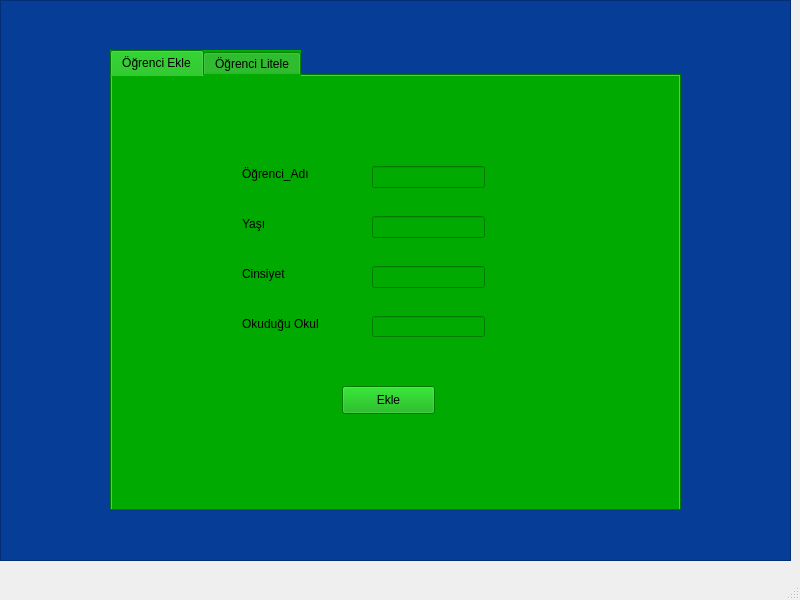
<?xml version="1.0" encoding="UTF-8"?>
<ui version="4.0">
 <class>MainWindow</class>
 <widget class="QMainWindow" name="MainWindow">
  <property name="geometry">
   <rect>
    <x>0</x>
    <y>0</y>
    <width>800</width>
    <height>600</height>
   </rect>
  </property>
  <property name="windowTitle">
   <string>MainWindow</string>
  </property>
  <widget class="QWidget" name="centralwidget">
   <widget class="QTextEdit" name="textEdit">
    <property name="geometry">
     <rect>
      <x>0</x>
      <y>0</y>
      <width>791</width>
      <height>561</height>
     </rect>
    </property>
    <property name="styleSheet">
     <string notr="true">background-color:rgb(6, 61, 150)</string>
    </property>
   </widget>
   <widget class="QTabWidget" name="tabWidget">
    <property name="geometry">
     <rect>
      <x>110</x>
      <y>50</y>
      <width>571</width>
      <height>461</height>
     </rect>
    </property>
    <property name="styleSheet">
     <string notr="true">background-color: rgb(0, 170, 0);</string>
    </property>
    <property name="currentIndex">
     <number>0</number>
    </property>
    <widget class="QWidget" name="tab_3">
     <attribute name="title">
      <string>Öğrenci Ekle</string>
     </attribute>
     <widget class="QLabel" name="label">
      <property name="geometry">
       <rect>
        <x>130</x>
        <y>90</y>
        <width>91</width>
        <height>16</height>
       </rect>
      </property>
      <property name="text">
       <string>Öğrenci_Adı</string>
      </property>
     </widget>
     <widget class="QLineEdit" name="lineEdit">
      <property name="geometry">
       <rect>
        <x>260</x>
        <y>90</y>
        <width>113</width>
        <height>22</height>
       </rect>
      </property>
     </widget>
     <widget class="QLabel" name="label_4">
      <property name="geometry">
       <rect>
        <x>130</x>
        <y>240</y>
        <width>91</width>
        <height>16</height>
       </rect>
      </property>
      <property name="text">
       <string>Okuduğu Okul</string>
      </property>
     </widget>
     <widget class="QLineEdit" name="lineEdit_2">
      <property name="geometry">
       <rect>
        <x>260</x>
        <y>140</y>
        <width>113</width>
        <height>22</height>
       </rect>
      </property>
     </widget>
     <widget class="QLineEdit" name="lineEdit_4">
      <property name="geometry">
       <rect>
        <x>260</x>
        <y>190</y>
        <width>113</width>
        <height>22</height>
       </rect>
      </property>
     </widget>
     <widget class="QLineEdit" name="lineEdit_3">
      <property name="geometry">
       <rect>
        <x>260</x>
        <y>240</y>
        <width>113</width>
        <height>21</height>
       </rect>
      </property>
     </widget>
     <widget class="QPushButton" name="pushButton">
      <property name="geometry">
       <rect>
        <x>230</x>
        <y>310</y>
        <width>93</width>
        <height>28</height>
       </rect>
      </property>
      <property name="text">
       <string>Ekle</string>
      </property>
     </widget>
     <widget class="QLabel" name="label_2">
      <property name="geometry">
       <rect>
        <x>130</x>
        <y>140</y>
        <width>55</width>
        <height>16</height>
       </rect>
      </property>
      <property name="text">
       <string>Yaşı</string>
      </property>
     </widget>
     <widget class="QLabel" name="label_3">
      <property name="geometry">
       <rect>
        <x>130</x>
        <y>190</y>
        <width>55</width>
        <height>16</height>
       </rect>
      </property>
      <property name="text">
       <string>Cinsiyet</string>
      </property>
     </widget>
    </widget>
    <widget class="QWidget" name="tab_4">
     <attribute name="title">
      <string>Öğrenci Litele</string>
     </attribute>
     <widget class="QLabel" name="label_5">
      <property name="geometry">
       <rect>
        <x>10</x>
        <y>30</y>
        <width>551</width>
        <height>351</height>
       </rect>
      </property>
      <property name="styleSheet">
       <string notr="true">font: 8pt &quot;MS Shell Dlg 2&quot;;</string>
      </property>
      <property name="text">
       <string/>
      </property>
     </widget>
    </widget>
   </widget>
  </widget>
  <widget class="QMenuBar" name="menubar">
   <property name="geometry">
    <rect>
     <x>0</x>
     <y>0</y>
     <width>800</width>
     <height>21</height>
    </rect>
   </property>
  </widget>
  <widget class="QStatusBar" name="statusbar"/>
 </widget>
 <resources/>
 <connections/>
</ui>
